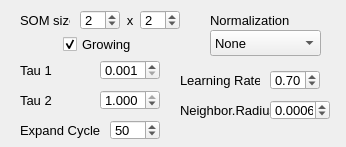
<?xml version="1.0" encoding="UTF-8"?>
<ui version="4.0">
 <class>paramsGHSOM</class>
 <widget class="QWidget" name="paramsGHSOM">
  <property name="geometry">
   <rect>
    <x>0</x>
    <y>0</y>
    <width>346</width>
    <height>147</height>
   </rect>
  </property>
  <property name="windowTitle">
   <string>Form</string>
  </property>
  <widget class="QLabel" name="labelStart">
   <property name="geometry">
    <rect>
     <x>20</x>
     <y>10</y>
     <width>50</width>
     <height>20</height>
    </rect>
   </property>
   <property name="font">
    <font>
     <pointsize>10</pointsize>
    </font>
   </property>
   <property name="text">
    <string>SOM size</string>
   </property>
  </widget>
  <widget class="QSpinBox" name="xSizeSpin">
   <property name="geometry">
    <rect>
     <x>80</x>
     <y>10</y>
     <width>40</width>
     <height>20</height>
    </rect>
   </property>
   <property name="font">
    <font>
     <pointsize>10</pointsize>
    </font>
   </property>
   <property name="toolTip">
    <string>&lt;html&gt;&lt;head/&gt;&lt;body&gt;&lt;p&gt;(Initial) size of the map&lt;/p&gt;&lt;/body&gt;&lt;/html&gt;</string>
   </property>
   <property name="minimum">
    <number>1</number>
   </property>
   <property name="value">
    <number>2</number>
   </property>
  </widget>
  <widget class="QLabel" name="eigenGraph">
   <property name="geometry">
    <rect>
     <x>59</x>
     <y>102</y>
     <width>16</width>
     <height>16</height>
    </rect>
   </property>
   <property name="toolTip">
    <string>Reconstruction Error using increasing amounts of principal components</string>
   </property>
   <property name="text">
    <string/>
   </property>
  </widget>
  <widget class="QSpinBox" name="ySizeSpin">
   <property name="geometry">
    <rect>
     <x>140</x>
     <y>10</y>
     <width>40</width>
     <height>20</height>
    </rect>
   </property>
   <property name="font">
    <font>
     <pointsize>10</pointsize>
    </font>
   </property>
   <property name="toolTip">
    <string>&lt;html&gt;&lt;head/&gt;&lt;body&gt;&lt;p&gt;(Initial) size of the map&lt;/p&gt;&lt;/body&gt;&lt;/html&gt;</string>
   </property>
   <property name="minimum">
    <number>1</number>
   </property>
   <property name="value">
    <number>2</number>
   </property>
  </widget>
  <widget class="QLabel" name="labelStart_2">
   <property name="geometry">
    <rect>
     <x>120</x>
     <y>10</y>
     <width>20</width>
     <height>20</height>
    </rect>
   </property>
   <property name="font">
    <font>
     <pointsize>10</pointsize>
    </font>
   </property>
   <property name="text">
    <string>x</string>
   </property>
   <property name="alignment">
    <set>Qt::AlignCenter</set>
   </property>
  </widget>
  <widget class="QDoubleSpinBox" name="tau1Spin">
   <property name="geometry">
    <rect>
     <x>100</x>
     <y>60</y>
     <width>60</width>
     <height>20</height>
    </rect>
   </property>
   <property name="font">
    <font>
     <pointsize>10</pointsize>
    </font>
   </property>
   <property name="decimals">
    <number>3</number>
   </property>
   <property name="minimum">
    <double>0.001000000000000</double>
   </property>
   <property name="maximum">
    <double>1.000000000000000</double>
   </property>
   <property name="singleStep">
    <double>0.010000000000000</double>
   </property>
  </widget>
  <widget class="QLabel" name="label1">
   <property name="geometry">
    <rect>
     <x>20</x>
     <y>60</y>
     <width>50</width>
     <height>20</height>
    </rect>
   </property>
   <property name="font">
    <font>
     <pointsize>10</pointsize>
    </font>
   </property>
   <property name="text">
    <string>Tau 1</string>
   </property>
  </widget>
  <widget class="QLabel" name="label2">
   <property name="geometry">
    <rect>
     <x>20</x>
     <y>90</y>
     <width>50</width>
     <height>20</height>
    </rect>
   </property>
   <property name="font">
    <font>
     <pointsize>10</pointsize>
    </font>
   </property>
   <property name="text">
    <string>Tau 2</string>
   </property>
  </widget>
  <widget class="QDoubleSpinBox" name="tau2Spin">
   <property name="geometry">
    <rect>
     <x>100</x>
     <y>90</y>
     <width>60</width>
     <height>20</height>
    </rect>
   </property>
   <property name="font">
    <font>
     <pointsize>10</pointsize>
    </font>
   </property>
   <property name="toolTip">
    <string>&lt;html&gt;&lt;head/&gt;&lt;body&gt;&lt;p&gt;Ratio of error that needs to be explained by the final layer. If 1, no additional layers are created (non-hierarchical)&lt;/p&gt;&lt;/body&gt;&lt;/html&gt;</string>
   </property>
   <property name="decimals">
    <number>3</number>
   </property>
   <property name="minimum">
    <double>0.001000000000000</double>
   </property>
   <property name="maximum">
    <double>1.000000000000000</double>
   </property>
   <property name="singleStep">
    <double>0.010000000000000</double>
   </property>
   <property name="value">
    <double>1.000000000000000</double>
   </property>
  </widget>
  <widget class="QComboBox" name="normalizationCombo">
   <property name="geometry">
    <rect>
     <x>210</x>
     <y>30</y>
     <width>111</width>
     <height>26</height>
    </rect>
   </property>
   <property name="font">
    <font>
     <pointsize>10</pointsize>
    </font>
   </property>
   <property name="toolTip">
    <string>&lt;html&gt;&lt;head/&gt;&lt;body&gt;&lt;p&gt;Type of normalization&lt;/p&gt;&lt;p&gt;Length: all samples are rescaled to norm 1&lt;/p&gt;&lt;p&gt;Interval: all dimensions are rescaled to fit within the interval [0-1]&lt;/p&gt;&lt;/body&gt;&lt;/html&gt;</string>
   </property>
   <item>
    <property name="text">
     <string>None</string>
    </property>
   </item>
   <item>
    <property name="text">
     <string>Length</string>
    </property>
   </item>
   <item>
    <property name="text">
     <string>Interval</string>
    </property>
   </item>
  </widget>
  <widget class="QLabel" name="labelStart_5">
   <property name="geometry">
    <rect>
     <x>210</x>
     <y>10</y>
     <width>110</width>
     <height>20</height>
    </rect>
   </property>
   <property name="font">
    <font>
     <pointsize>10</pointsize>
    </font>
   </property>
   <property name="text">
    <string>Normalization</string>
   </property>
  </widget>
  <widget class="QSpinBox" name="expandSpin">
   <property name="geometry">
    <rect>
     <x>110</x>
     <y>120</y>
     <width>50</width>
     <height>20</height>
    </rect>
   </property>
   <property name="font">
    <font>
     <pointsize>10</pointsize>
    </font>
   </property>
   <property name="toolTip">
    <string>&lt;html&gt;&lt;head/&gt;&lt;body&gt;&lt;p&gt;After how many cycles the algorithm checks if it needs to expand the network.&lt;/p&gt;&lt;/body&gt;&lt;/html&gt;</string>
   </property>
   <property name="minimum">
    <number>1</number>
   </property>
   <property name="maximum">
    <number>9999</number>
   </property>
   <property name="value">
    <number>50</number>
   </property>
  </widget>
  <widget class="QLabel" name="label3">
   <property name="geometry">
    <rect>
     <x>20</x>
     <y>120</y>
     <width>80</width>
     <height>20</height>
    </rect>
   </property>
   <property name="font">
    <font>
     <pointsize>10</pointsize>
    </font>
   </property>
   <property name="text">
    <string>Expand Cycles</string>
   </property>
  </widget>
  <widget class="QDoubleSpinBox" name="learnRateSpin">
   <property name="geometry">
    <rect>
     <x>270</x>
     <y>70</y>
     <width>50</width>
     <height>20</height>
    </rect>
   </property>
   <property name="font">
    <font>
     <pointsize>10</pointsize>
    </font>
   </property>
   <property name="toolTip">
    <string>&lt;html&gt;&lt;head/&gt;&lt;body&gt;&lt;p&gt;Initial learning rate&lt;/p&gt;&lt;/body&gt;&lt;/html&gt;</string>
   </property>
   <property name="minimum">
    <double>0.010000000000000</double>
   </property>
   <property name="maximum">
    <double>1.000000000000000</double>
   </property>
   <property name="singleStep">
    <double>0.010000000000000</double>
   </property>
   <property name="value">
    <double>0.700000000000000</double>
   </property>
  </widget>
  <widget class="QLabel" name="labelStart_7">
   <property name="geometry">
    <rect>
     <x>180</x>
     <y>70</y>
     <width>80</width>
     <height>20</height>
    </rect>
   </property>
   <property name="font">
    <font>
     <pointsize>10</pointsize>
    </font>
   </property>
   <property name="text">
    <string>Learning Rate</string>
   </property>
  </widget>
  <widget class="QDoubleSpinBox" name="nrSpin">
   <property name="geometry">
    <rect>
     <x>270</x>
     <y>100</y>
     <width>60</width>
     <height>20</height>
    </rect>
   </property>
   <property name="font">
    <font>
     <pointsize>10</pointsize>
    </font>
   </property>
   <property name="toolTip">
    <string>&lt;html&gt;&lt;head/&gt;&lt;body&gt;&lt;p&gt;Determines the radius of influence for each unit (how many other units it pulls when moving)&lt;/p&gt;&lt;/body&gt;&lt;/html&gt;</string>
   </property>
   <property name="decimals">
    <number>4</number>
   </property>
   <property name="minimum">
    <double>0.000100000000000</double>
   </property>
   <property name="maximum">
    <double>9999.000000000000000</double>
   </property>
   <property name="singleStep">
    <double>0.000100000000000</double>
   </property>
   <property name="value">
    <double>0.000600000000000</double>
   </property>
  </widget>
  <widget class="QLabel" name="labelStart_8">
   <property name="geometry">
    <rect>
     <x>180</x>
     <y>100</y>
     <width>90</width>
     <height>20</height>
    </rect>
   </property>
   <property name="font">
    <font>
     <pointsize>10</pointsize>
    </font>
   </property>
   <property name="text">
    <string>Neighbor.Radius</string>
   </property>
  </widget>
  <widget class="QCheckBox" name="growingCheck">
   <property name="geometry">
    <rect>
     <x>63</x>
     <y>34</y>
     <width>80</width>
     <height>20</height>
    </rect>
   </property>
   <property name="font">
    <font>
     <pointsize>10</pointsize>
    </font>
   </property>
   <property name="text">
    <string>Growing</string>
   </property>
   <property name="checked">
    <bool>true</bool>
   </property>
  </widget>
 </widget>
 <resources/>
 <connections/>
</ui>
